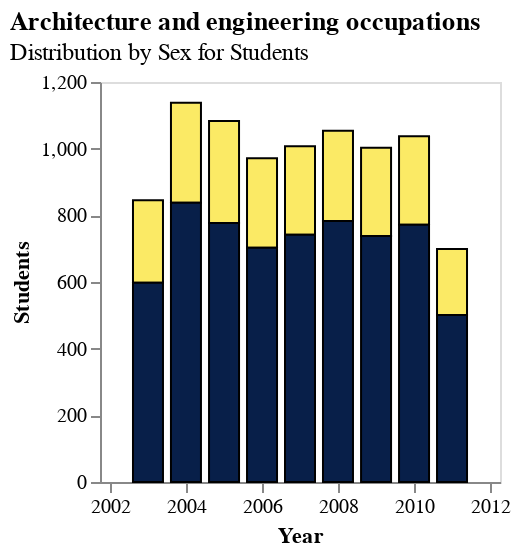

Notebook source saved alongside this figure:
### Code cell
TimeSeriesBar(student_melted, 'Architecture and engineering occupations', "Students")

### Figure 1 — Vega-Lite specification as saved in the notebook (floating-point values rounded to 4 significant figures)
{"config": {"view": {"continuousWidth": 300, "continuousHeight": 300}}, "data": {"name": "data-4299ed6fb7519752412415e13367e461"}, "mark": {"type": "bar", "size": 15, "stroke": "black", "strokeWidth": 1}, "encoding": {"color": {"field": "SEX", "legend": null, "scale": {"range": ["#FBEA65", "#081F49"]}, "type": "nominal"}, "x": {"axis": {"grid": false, "title": "Year"}, "field": "year", "scale": {"domain": ["2002-01-01T00:00:00", "2012-01-01T00:00:00"]}, "type": "temporal"}, "y": {"axis": {"grid": false, "title": "Students"}, "field": "count", "stack": true, "type": "quantitative"}}, "height": 200, "title": {"text": "Architecture and engineering occupations", "subtitle": "Distribution by Sex for Students", "anchor": "start"}, "width": 200, "$schema": "https://vega.github.io/schema/vega-lite/v5.16.3.json", "datasets": {"data-4299ed6fb7519752412415e13367e461": [{"year": "2003-01-01T00:00:00", "OCCUPATION": "Architecture and engineering occupations", "SEX": "F", "count": 247}, {"year": "2004-01-01T00:00:00", "OCCUPATION": "Architecture and engineering occupations", "SEX": "F", "count": 300}, {"year": "2005-01-01T00:00:00", "OCCUPATION": "Architecture and engineering occupations", "SEX": "F", "count": 306}, {"year": "2006-01-01T00:00:00", "OCCUPATION": "Architecture and engineering occupations", "SEX": "F", "count": 268}, {"year": "2007-01-01T00:00:00", "OCCUPATION": "Architecture and engineering occupations", "SEX": "F", "count": 265}, {"year": "2008-01-01T00:00:00", "OCCUPATION": "Architecture and engineering occupations", "SEX": "F", "count": 271}, {"year": "2009-01-01T00:00:00", "OCCUPATION": "Architecture and engineering occupations", "SEX": "F", "count": 265}, {"year": "2010-01-01T00:00:00", "OCCUPATION": "Architecture and engineering occupations", "SEX": "F", "count": 265}, {"year": "2011-01-01T00:00:00", "OCCUPATION": "Architecture and engineering occupations", "SEX": "F", "count": 198}, {"year": "2003-01-01T00:00:00", "OCCUPATION": "Architecture and engineering occupations", "SEX": "M", "count": 598}, {"year": "2004-01-01T00:00:00", "OCCUPATION": "Architecture and engineering occupations", "SEX": "M", "count": 838}, {"year": "2005-01-01T00:00:00", "OCCUPATION": "Architecture and engineering occupations", "SEX": "M", "count": 777}, {"year": "2006-01-01T00:00:00", "OCCUPATION": "Architecture and engineering occupations", "SEX": "M", "count": 703}, {"year": "2007-01-01T00:00:00", "OCCUPATION": "Architecture and engineering occupations", "SEX": "M", "count": 742}, {"year": "2008-01-01T00:00:00", "OCCUPATION": "Architecture and engineering occupations", "SEX": "M", "count": 783}, {"year": "2009-01-01T00:00:00", "OCCUPATION": "Architecture and engineering occupations", "SEX": "M", "count": 738}, {"year": "2010-01-01T00:00:00", "OCCUPATION": "Architecture and engineering occupations", "SEX": "M", "count": 772}, {"year": "2011-01-01T00:00:00", "OCCUPATION": "Architecture and engineering occupations", "SEX": "M", "count": 501}]}}
